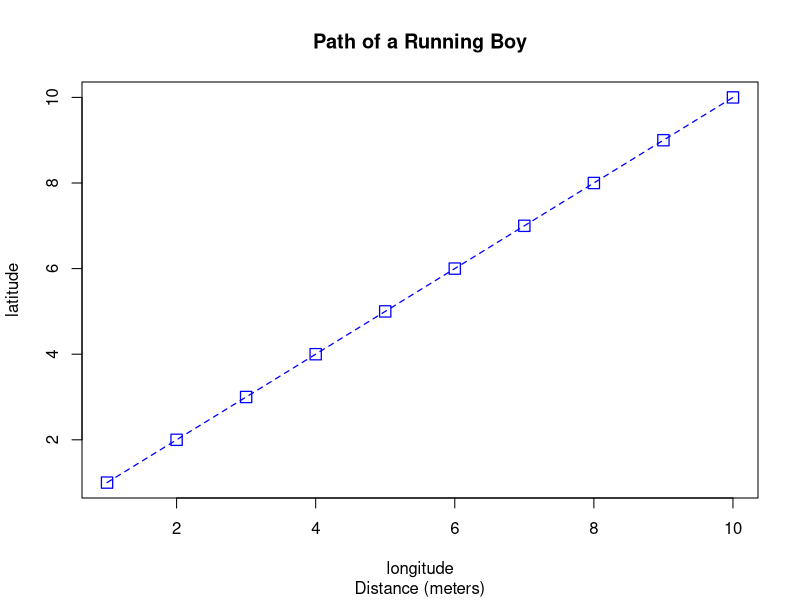
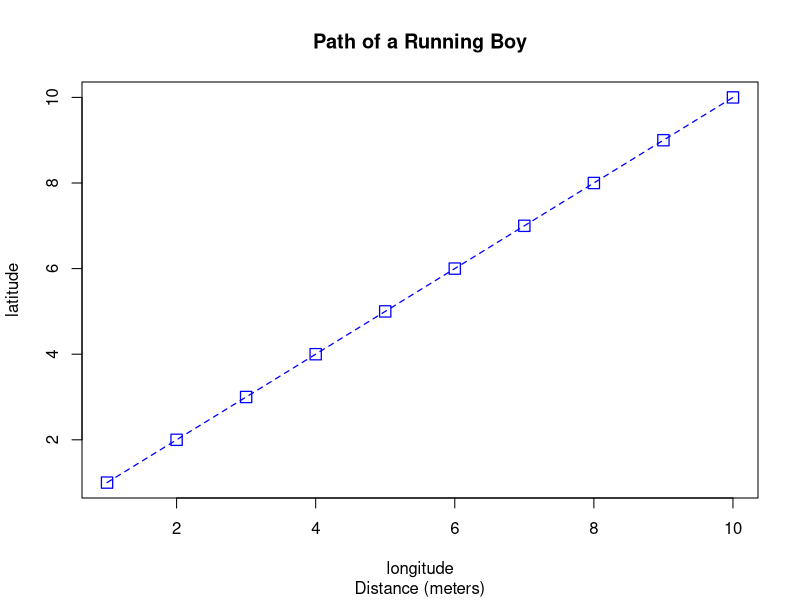

Reproduce these figures in R, in order.
setwd("C:/Users/carol/Desktop/freshman year/spring/DATA 100/WickedProblems")

x <- 1:10
y <- 1:10

plot(x, y,
     type = "o",
     main = "Path of a Running Boy",
     sub = "Distance (meters)",
     xlab = "longitude",
     ylab = "latitude",
     lty = 2,
     lwd = 1.25, 
     col = "blue",
     pch = 0,
     cex = 1.5)

png("plot3.png")
plot(x, y,
     type = "o",
     main = "Path of a Running Boy",
     sub = "Distance (meters)",
     xlab = "longitude",
     ylab = "latitude",
     lty = 2,
     lwd = 1.25, 
     col = "blue",
     pch = 0,
     cex = 1.5)
dev.off()
